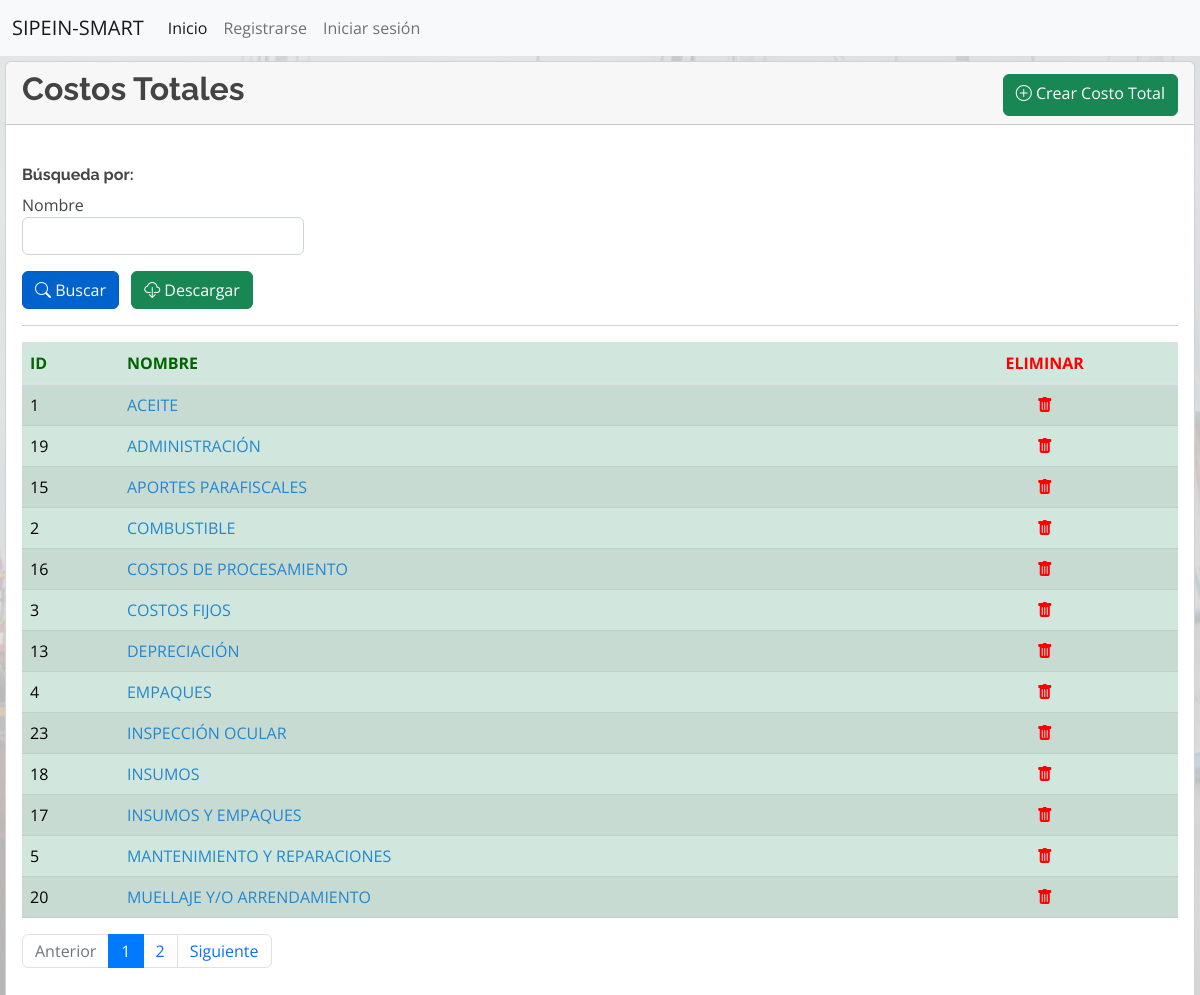
The app's page /costos/ with its own data.
### industrial/models.py (models this page shows, shortened)
class Costo(models.Model):
    nombre = models.CharField(max_length=50, null=False, blank=False, verbose_name='Nombre')
    class Meta:
        ordering = ['nombre']

### industrial/views.py (the view)
# urls.py: path('costos/', views.listar_costo, name='listar_costos'),
def listar_costo(request):
    context = {}
    filtered_costos = CostoFiltro(request.GET, queryset=Costo.objects.all())
    context['filtered_costos'] = filtered_costos
    paginated_filtered_costos = Paginator(filtered_costos.qs,13)
    page_number = request.GET.get('page')
    costo_page_obj = paginated_filtered_costos.get_page(page_number)
    context['costo_page_obj'] = costo_page_obj
    return render(request, 'costos_lista.html', context=context)

### industrial/templates/costos_lista.html
{% extends 'base.html' %}
{% load widget_tweaks %}
{% block contenido %}
<main style="margin-left: 5px; margin-right: 5px; margin-top: 5px;">
	<div class="card">
		<div class="card-header">
			<div class="row">
				<div class="col-md-6 col-lg-8">
					<h2 class="card-title"><strong>Costos Totales</strong></h2>
				</div>
				<div class="col-md-6 col-lg-4 mt-1 d-md-flex justify-content-md-end">
					<a class="btn btn-success align-middle" href="{% url 'crear_costos' %}" role="button"><i class="bi bi-plus-circle"></i>&nbsp;Crear Costo Total</a>
				</div>
			</div>
		</div>
		<div class="card-body">
			<form method="get">
				<br>
				<h6><strong>Búsqueda por:</strong></h6>
				<div class="form-row" style="display: flex;">
					<div class="form-group col-sm-4 col-md-3">
						<h7>Nombre</h7>
						{% render_field filtered_costos.form.nombre__icontains class="form-control" %}
					</div>
				</div>
				<ul class="list-inline">
					<li class="list-inline-item">
						<button class="btn btn-primary active align-middle" type="submit">
							<i class="bi bi-search"></i>&nbsp;Buscar
						</button>
					</li>
					<li class="list-inline-item">
						<button class="btn btn-success align-middle" >
							<i class="bi bi-cloud-download"></i>&nbsp;Descargar
						</button>
					</li>
				</ul>
				<hr>
			</form>
			<div class="table-responsive">
				<table class="table table-success table-striped">
					<thead style="color:darkgreen;">
						<tr>
							<th>ID</th>
							<th>NOMBRE</th>
							<th style="text-align: center; color:red">ELIMINAR</th>
						</tr>
					</thead>
					<tbody>
						{% for costo in costo_page_obj %}
						<tr>
							<td>{{ costo.id }}</td>
							<td>
								<a href="{% url 'editar_costos' costo.id %}">
									{{ costo.nombre }}
								</a>
							</td>
							<td style="text-align: center";>
								<a href="{% url 'eliminar_costos' costo.id %}">
									<i style="color: red" class="bi bi-trash-fill"></i>
								</a>
							</td>
						</tr>
						{% endfor %}
					</tbody>
				</table>
				<nav aria-label="...">
					{% if costo_page_obj.has_other_pages %}
					<ul class="pagination">
						{% if costo_page_obj.has_previous %}
						<li class="page-item"><a class="page-link"
								href="?page={{ costo_page_obj.previous_page_number }}">Anterior</a></li>
						{% else %}
						<li class="page-item disabled"><span class="page-link">Anterior</span></li>
						{% endif %}
						{% for i in costo_page_obj.paginator.page_range %}
						{% if costo_page_obj.number == i %}
						<li class="page-item active" aria-current="page"><a class="page-link" href="#">{{ i }}</a></li>
						{% else %}
						<li class="page-item"><a class="page-link" href="?page={{ i }}">{{ i }}</a></li>
						{% endif %}
						{% endfor %}
						{% if costo_page_obj.has_next %}
						<li class="page-item"><a class="page-link"
								href="?page={{ costo_page_obj.next_page_number }}">Siguiente</a></li>
						{% else %}
						<li class="page-item disabled"><span class="page-link">Siguiente</span></li>
						{% endif %}
					</ul>
					{% endif %}
				</nav>
			</div>
		</div>
	</div>
</main>
{% endblock %}

### industrial/static/css/custom.css (style rules this page uses)
body { background-image: url(../img/fondo.png); background-repeat: no-repeat; background-size: cover; }

### industrial/static/css/style.css (style rules this page uses)
body { font-family: "Open Sans", sans-serif; color: #444444; }
a { color: #2487ce; text-decoration: none; }
h1, h2, h3, h4, h5, h6 { font-family: "Raleway", sans-serif; }

### records on screen
Costo: id "1", nombre "ACEITE"
Costo: id "19", nombre "ADMINISTRACIÓN"
Costo: id "15", nombre "APORTES PARAFISCALES"
Costo: id "2", nombre "COMBUSTIBLE"
Costo: id "16", nombre "COSTOS DE PROCESAMIENTO"
Costo: id "3", nombre "COSTOS FIJOS"
Costo: id "13", nombre "DEPRECIACIÓN"
Costo: id "4", nombre "EMPAQUES"
Costo: id "23", nombre "INSPECCIÓN OCULAR"
Costo: id "18", nombre "INSUMOS"
Costo: id "17", nombre "INSUMOS Y EMPAQUES"
Costo: id "5", nombre "MANTENIMIENTO Y REPARACIONES"
Costo: id "20", nombre "MUELLAJE Y/O ARRENDAMIENTO"

### other values on screen
{{ i }} "1"
{{ i }} "2"
